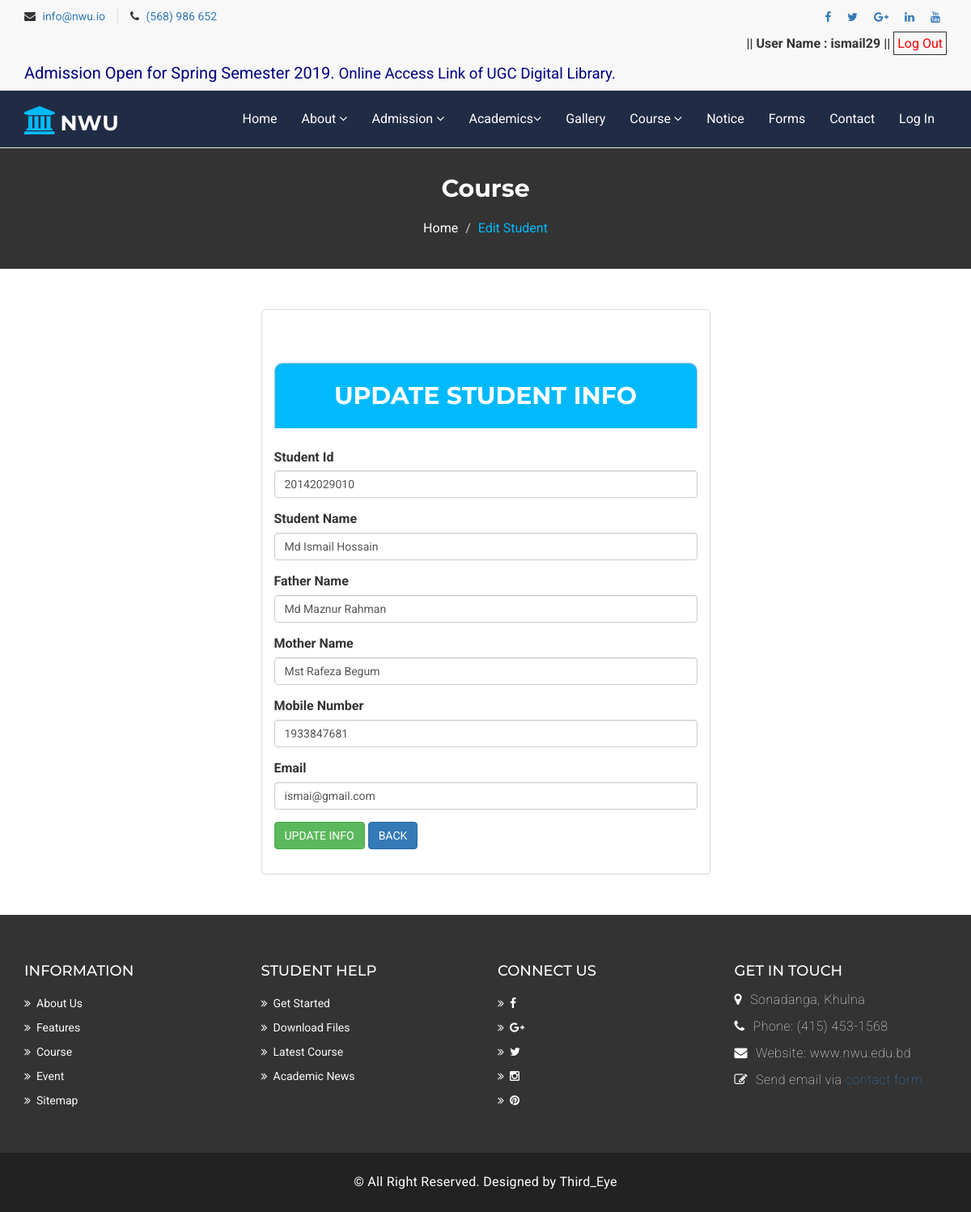
The page /edit-student.php?std_idx=20142029010 (signed in) on the database its author committed.
### tables this page shows
CREATE TABLE `student` (
  `std_id` varchar(20) NOT NULL,
  `std_name` varchar(20) NOT NULL,
  `std_father_name` varchar(20) NOT NULL,
  `std_mother_name` varchar(20) NOT NULL,
  `std_number` int(20) NOT NULL,
  `std_email` varchar(20) NOT NULL
);

### edit-student.php (the view, shortened to what this page needs)
<?php include 'menu.php';?>
 <section id="mu-page-breadcrumb">
   <div class="container">
     <div class="row">
       <div class="col-md-12">
         <div class="mu-page-breadcrumb-area">
           <h2>Course</h2>
           <ol class="breadcrumb">
            <li><a href="#">Home</a></li>
            <li class="active">Edit Student</li>
          </ol>
         </div>
       </div>
     </div>
   </div>
 </section>
<div class="">
	<div class="container">
		<div class="row">
			<div class="col-md-6 col-md-offset-3">
				<div class="panel panel-default" style="margin: 50px 0;">
					<div class="panel-body" >
						<div class="header" style="width:100%; margin-bottom: 25px;">
							<h2>UPDATE STUDENT INFO</h2>
						</div>
						<?php
						$mysqli = new mysqli('localhost', 'root', '', 'nwu');
						$std_id = $_GET['std_idx'];
						$query = $mysqli->query("SELECT * FROM student WHERE std_id = '$std_id'");
						$row = $query->fetch_assoc();
						?>
							<form method="post">
								<div class="form-group">
									<label>Student Id</label>
									<input class="form-control" type="text" name="std_id" id="std_id" value="<?php echo $row['std_id'] ?>" >
								</div>
								<div class="form-group">
									<label>Student Name</label>
									<input class="form-control" type="text" name="std_name" id="std_name" value="<?php echo $row['std_name'] ?>">
								</div>
								<div class="form-group">
									<label>Father Name</label>
									<input class="form-control" type="text" name="std_father_name" id="std_father_name" value="<?php echo $row['std_father_name'] ?>">
								</div>
								<div class="form-group">
									<label>Mother Name</label>
									<input class="form-control" type="text" name="std_mother_name" id="std_mother_name" value="<?php echo $row['std_mother_name'] ?>">
								</div>
								<div class="form-group">
									<label>Mobile Number</label>
									<input class="form-control" type="text" name="std_number" id="std_number" value="<?php echo $row['std_number'] ?>">
								</div>
								<div class="form-group">
									<label>Email</label>
									<input class="form-control" type="email" name="std_email" id="std_email" value="<?php echo $row['std_email'] ?>">
								</div>
								<div class="form-group">
									<button type="submit" name="update" class="btn btn-success" name="reg_user">UPDATE INFO</button>
									<button type="button" class="btn btn-primary" name="reg_user" onclick="location.href='view-student.php'">BACK</button>
								</div>
							</form>
					</div>
				</div>
			</div>
		</div>
	</div>
</div>
<?php include 'footer.php';?>

### assets/css/theme-color/default-theme.css (style rules this page uses)
#mu-page-breadcrumb .mu-page-breadcrumb-area .breadcrumb .active { color: #01bafd; }

### assets/css/style.css (style rules this page uses)
body { background-color: #ffffff; font-family: "Roboto", sans-serif; color: #333333; font-size: 16px; overflow-x: hidden; }
a { text-decoration: none; color: #337ab7; }
h1, h2, h3, h4, h5, h6 { font-family: "Montserrat", sans-serif; }
h2 { font-size: 30px; font-weight: 700; line-height: 40px; margin: 0; }
#mu-page-breadcrumb { background-color: #333; display: inline; float: left; padding: 30px 0; width: 100%; }
#mu-page-breadcrumb .mu-page-breadcrumb-area { display: inline; float: left; width: 100%; }
#mu-page-breadcrumb .mu-page-breadcrumb-area h2 { text-align: center; color: #fff; }
#mu-page-breadcrumb .mu-page-breadcrumb-area .breadcrumb { background-color: transparent; border-radius: 0; margin-bottom: 0; margin-top: 10px; text-align: center; }
#mu-page-breadcrumb .mu-page-breadcrumb-area .breadcrumb li { color: #fff; }
#mu-page-breadcrumb .mu-page-breadcrumb-area .breadcrumb li a { color: #fff; }

### style-2.css (style rules this page uses)
.header { width: 30%; margin: 50px auto 0px; color: white; background: #01BAFD; text-align: center; border: 1px solid #B0C4DE; border-bottom: none; border-radius: 10px 10px 0px 0px; padding: 20px; }

### rows shown on the page
student: std_id "20142029010", std_name "Md Ismail Hossain", std_father_name "Md Maznur Rahman", std_mother_name "Mst Rafeza Begum", std_number "1933847681", std_email "ismai@gmail.com"

### other values the page prints
$_SESSION['username'] "ismail29"
